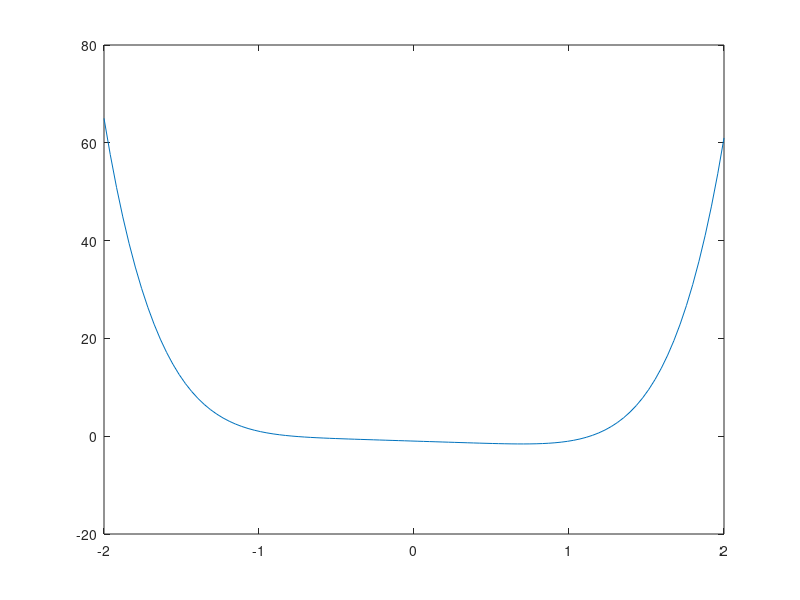
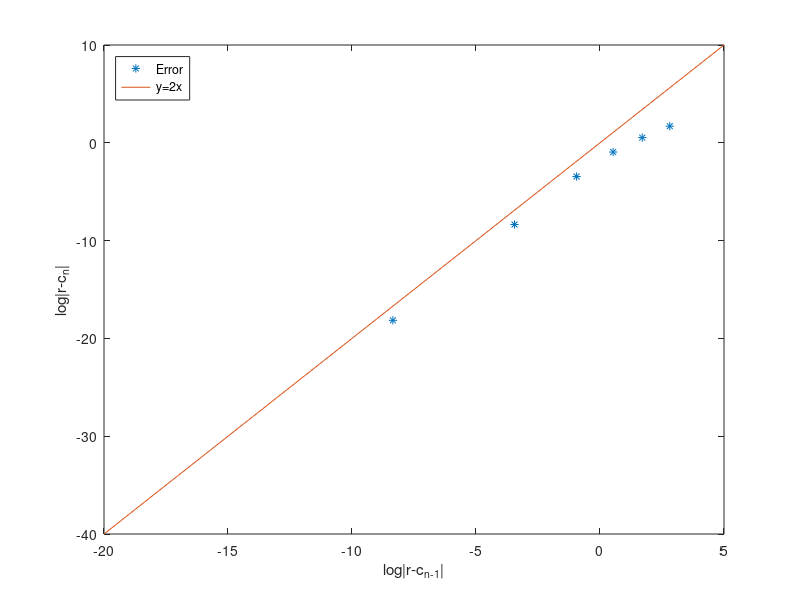

Reproduce these figures in MATLAB, in order.
clf
close all
clear all
n = 20;
% This code performs Newton's rootfinding method. The last function will
% show the slow-down due to a repeated root. 

% % f = @(x) x.^3+x-2.*x.^2-3;
% % df = @(x) 3.*x.^2-4.*x+1;

% % f = @(x) 2.*x.^3-9.*x.^2+12.*x+15;
% % df = @(x) 6.*x.^2-18.*x+12;

f = @(x) x.^6 - x - 1;
df = @(x) 6.*x.^5 - 1;

% % f = @(x) x.^2./(x.^2+1);
% % df =@(x) 2*x./(x.^2+1).^2;

x= zeros(1,n+1);

x(1) = sqrt(3);

my_eps = 1e-16;
fx(1) = f(x(1));
for i = 1:n
    fp = df(x(i));
    % % %     this is a terrible test don't do this    
    % % %     if abs(fp)<my_eps
    % % %         break
    % % %     end
    % calculate the update term
    h = fx(i)/fp;
    % This test is better, check if the points are close together
    if abs(h)<my_eps
        display('Break!')
        break
    end
    % iterate
    x(i+1) = x(i) - h;
    % update f
    fx(i+1) = f(x(i+1));
end
format long
% Plot the error against a line of slope 2. 
% Repeated roots will drop the slope to 1. 
figure(1)
plotx = linspace(-2,2,100);
plot(plotx,f(plotx))
figure(2)
myerr = abs(fx(2:end)-fx(1:end-1));
plot(log(myerr(1:end-1)),log(myerr(2:end)),'*')
hold on
plot(log(exp(-20)):1:log(exp(5)),log(exp(-40)):2:log(exp(10)))
xlabel('log|r-c_{n-1}|')
ylabel('log|r-c_{n}|')
legend('Error','y=2x','Location','NorthWest')